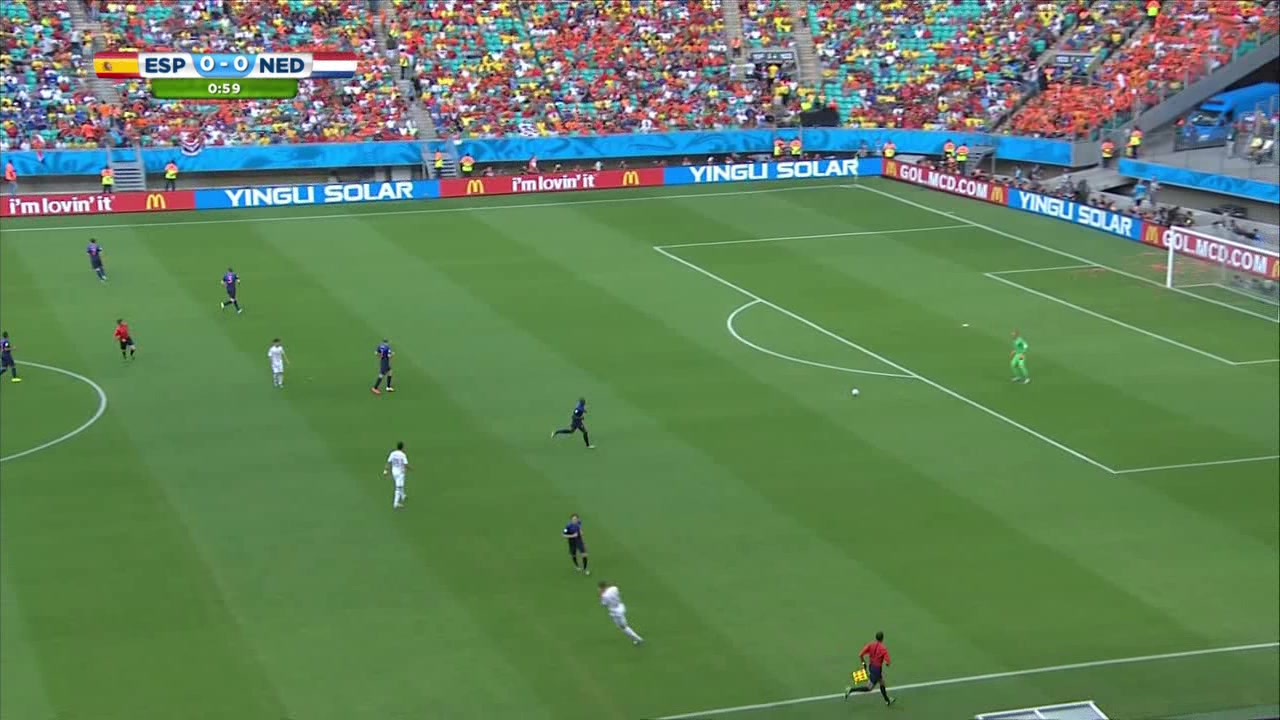
#> input picture PRACTICAFINAL/Material_Futbol/99.jpg, 1280 x 720 px
$ python players3.py
#> lines starting #> are read from the running program, lines starting #| are printed output that depends on the picture; after the words box and inside, x2 and y2 are one past the last pixel; in counts of white or black regions, pixels touching at a corner belong together
#> further down, inImage is the input picture: shape (720, 1280, 3); mean B, G, R 91.4, 129.4, 99.1
### PRACTICAFINAL/campo2.py
# José Manue Amestoy Lopez manuel.amestoy@udc.es
import cv2 as cv
import numpy as np

def campo(imagen):
    inImage = imagen.copy()

    # Convertir imagen al espacio de color HSV
    hsvImage = cv.cvtColor(inImage, cv.COLOR_BGR2HSV)
#> hsvImage: shape (720, 1280, 3); mean H, S, V 66.2, 109.7, 139.6

    # Definir el rango de color para el césped verde
    lower_region = np.array([25, 40, 40])
    upper_region = np.array([70, 255, 255])

    # Crear una máscara para identificar el césped
    mask = cv.inRange(hsvImage, lower_region, upper_region)
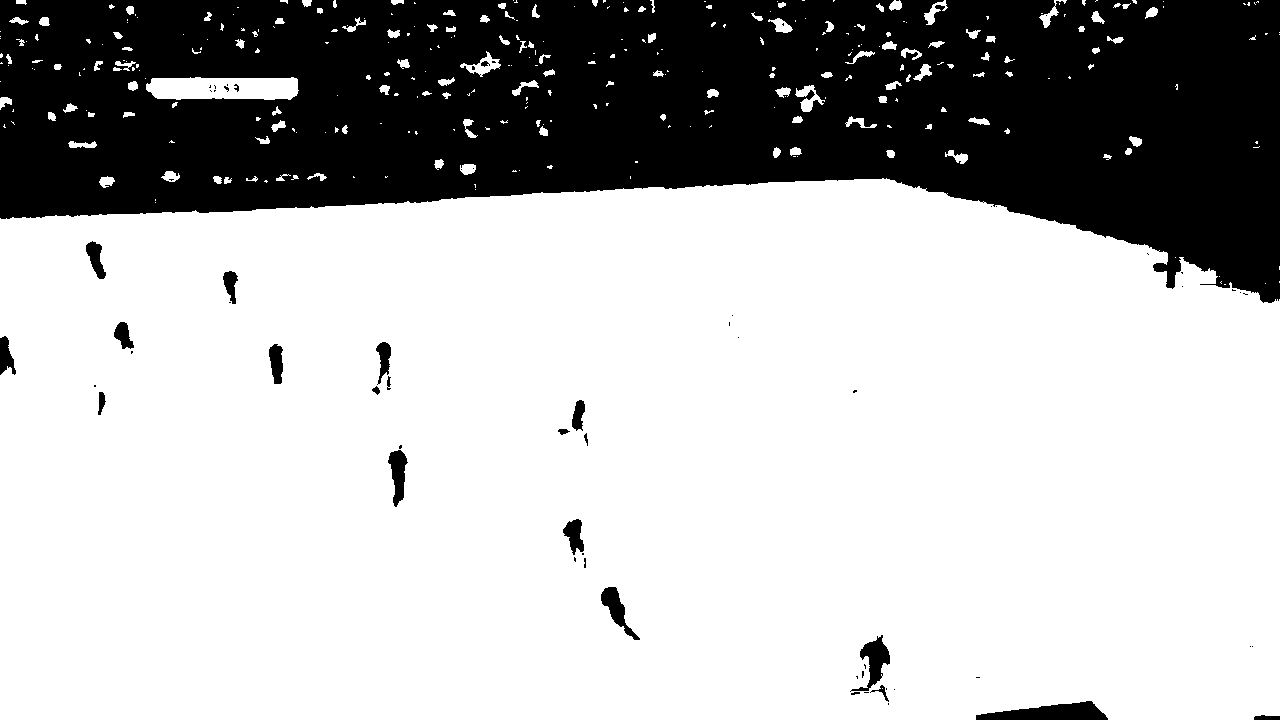
#> mask: shape (720, 1280); 71.4% white; 67 black regions (45 under 20 px), largest, box (x1, y1, x2, y2) and area: (0, 0, 1280, 303) 256584, (976, 701, 1108, 720) 1573, (850, 635, 890, 692) 847

    # Operación de cierre para eliminar ruido y huecos en la máscara
    kernel = cv.getStructuringElement(cv.MORPH_ELLIPSE, (11, 11))
    closing = cv.morphologyEx(mask, cv.MORPH_CLOSE, kernel)
#> closing: shape (720, 1280); 72% white; 12 black regions

    # Detectar contornos en la máscara
    contours, _ = cv.findContours(closing, cv.RETR_EXTERNAL, cv.CHAIN_APPROX_SIMPLE)
#> contours = 206 contours, 112 with area under 20; largest, box (x1, y1, x2, y2) and area: (0, 178, 1280, 720) 649411, (128, 77, 299, 133) 3341, (878, 32, 932, 103) 639, (775, 85, 826, 123) 619, (460, 51, 505, 77) 419

    # Si se encuentran contornos, seleccionar el más grande
    if contours:
        largest_contour = max(contours, key=cv.contourArea)
#> largest_contour = contour of 560 points, box (x1, y1, x2, y2) (0, 178, 1280, 720), area 649411
        epsilon = 0.015 * cv.arcLength(largest_contour, True)
#> epsilon = 55.78
        approx = cv.approxPolyDP(largest_contour, epsilon, True)
#> approx = [[1279, 299], [886, 178], [0, 218], [0, 719], [1279, 719]]

        # Dibujar el polígono aproximado en una máscara en blanco
        blank = np.zeros(inImage.shape[:2], dtype='uint8')
        cv.drawContours(blank, [approx], -1, 255, thickness=cv.FILLED)
#> blank: shape (720, 1280); 70.8% white; 1 black region, box (x1, y1, x2, y2) and area: (0, 0, 1280, 299) 269417

        # Combinar con la imagen original para obtener solo el área del campo
        resultado = cv.bitwise_and(inImage, inImage, mask=blank)
        return resultado, closing

    # Devolver la imagen original si no se detecta césped
    return inImage


# [10 lines left out: function run_campo, not called in this run]

# [12 lines that do not run on import are left out]

### PRACTICAFINAL/perspectiva2.py
import cv2 as cv
import numpy as np
from campo2 import campo

# [24 lines left out: functions is_collision, line_to_rect, longitud_linea, not called in this run]

def lines_cross(line1, line2):
    # Determina si dos líneas se cruzan
    def orientation(p, q, r):
        val = (q[1] - p[1]) * (r[0] - q[0]) - (q[0] - p[0]) * (r[1] - q[1])
        if val == 0: return 0  # Colineal
        return 1 if val > 0 else 2  # Sentido horario o antihorario

    p1, q1 = (line1[0], line1[1]), (line1[2], line1[3])
    p2, q2 = (line2[0], line2[1]), (line2[2], line2[3])

    # Encontrar las cuatro orientaciones necesarias para el caso general y especial
    o1 = orientation(p1, q1, p2)
    o2 = orientation(p1, q1, q2)
    o3 = orientation(p2, q2, p1)
    o4 = orientation(p2, q2, q1)

    # Caso general
    if o1 != o2 and o3 != o4:
        return True

    return False

def is_line_collision(line1, line2, line_thickness=10):
    # Determina si hay colisión entre dos líneas
    if lines_cross(line1, line2):
        return True

    dist = line_distance(line1, line2)
    return dist < line_thickness

def line_distance(line1, line2):
    # Calcula la distancia mínima entre dos líneas
    x1, y1, x2, y2 = line1
    x3, y3, x4, y4 = line2

    # Línea 1 representada como p1 + t * d1
    p1 = np.array([x1, y1])
    p2 = np.array([x2, y2])
    d1 = p2 - p1

    # Línea 2 representada como p3 + u * d2
    p3 = np.array([x3, y3])
    p4 = np.array([x4, y4])
    d2 = p4 - p3

    denom = np.cross(d1, d2)
    if denom != 0:
        t = np.cross(p3 - p1, d2) / denom
        u = np.cross(p1 - p3, d1) / denom
        if 0 <= t <= 1 and 0 <= u <= 1:
            return 0  # Las líneas se cruzan

    # Calcular la distancia del punto a la línea si las líneas no se cruzan
    distances = []
    distances.append(np.abs(np.cross(d1, p1 - p3)) / np.linalg.norm(d1))
    distances.append(np.abs(np.cross(d1, p1 - p4)) / np.linalg.norm(d1))
    distances.append(np.abs(np.cross(d2, p3 - p1)) / np.linalg.norm(d2))
    distances.append(np.abs(np.cross(d2, p3 - p2)) / np.linalg.norm(d2))

    return min(distances)

def detectar_lineas_siega(inImage, mask):
    campo_image = inImage.copy()
    height, width = campo_image.shape[:2]
    border_limit = 1  # Definimos un límite para considerar un borde

    kernel = cv.getStructuringElement(cv.MORPH_ELLIPSE, (11, 11))
    mask_refined = cv.morphologyEx(mask, cv.MORPH_ERODE, kernel)
#> mask_refined: shape (720, 1280); 69.3% white; 12 black regions, largest, box (x1, y1, x2, y2) and area: (0, 0, 1280, 308) 273409, (971, 696, 1112, 720) 2317, (858, 635, 895, 687) 1305
    gray_image = cv.cvtColor(campo_image, cv.COLOR_BGR2GRAY)
    blurred = cv.GaussianBlur(gray_image, (21, 21), 0)
    equalized = cv.equalizeHist(blurred)
    sobelx = cv.Sobel(equalized, cv.CV_64F, 1, 0, ksize=7)
    sobelx_neg = -sobelx
    _, thresholded_pos = cv.threshold(np.abs(sobelx), 200, 255, cv.THRESH_BINARY)
#> thresholded_pos: shape (720, 1280) float64; 47% white; 512 white regions (175 under 20 px), largest, box (x1, y1, x2, y2) and area: (1, 169, 1279, 720) 386385, (1, 515, 156, 720) 9923, (58, 583, 132, 644) 1968
    _, thresholded_neg = cv.threshold(np.abs(sobelx_neg), 200, 255, cv.THRESH_BINARY)
    thresholded_combined = cv.bitwise_or(thresholded_pos, thresholded_neg, mask=mask_refined)
#> thresholded_combined: shape (720, 1280) float64; 45.3% white; 456 white regions (125 under 20 px), largest, box (x1, y1, x2, y2) and area: (1, 183, 1279, 720) 370921, (1, 515, 156, 720) 9923, (58, 583, 132, 644) 1968
    thresholded_combined = cv.bitwise_and(thresholded_combined, thresholded_combined, mask=mask_refined)
    kernel = cv.getStructuringElement(cv.MORPH_ELLIPSE, (13,13))
    closing = cv.morphologyEx(thresholded_combined, cv.MORPH_ERODE, kernel)
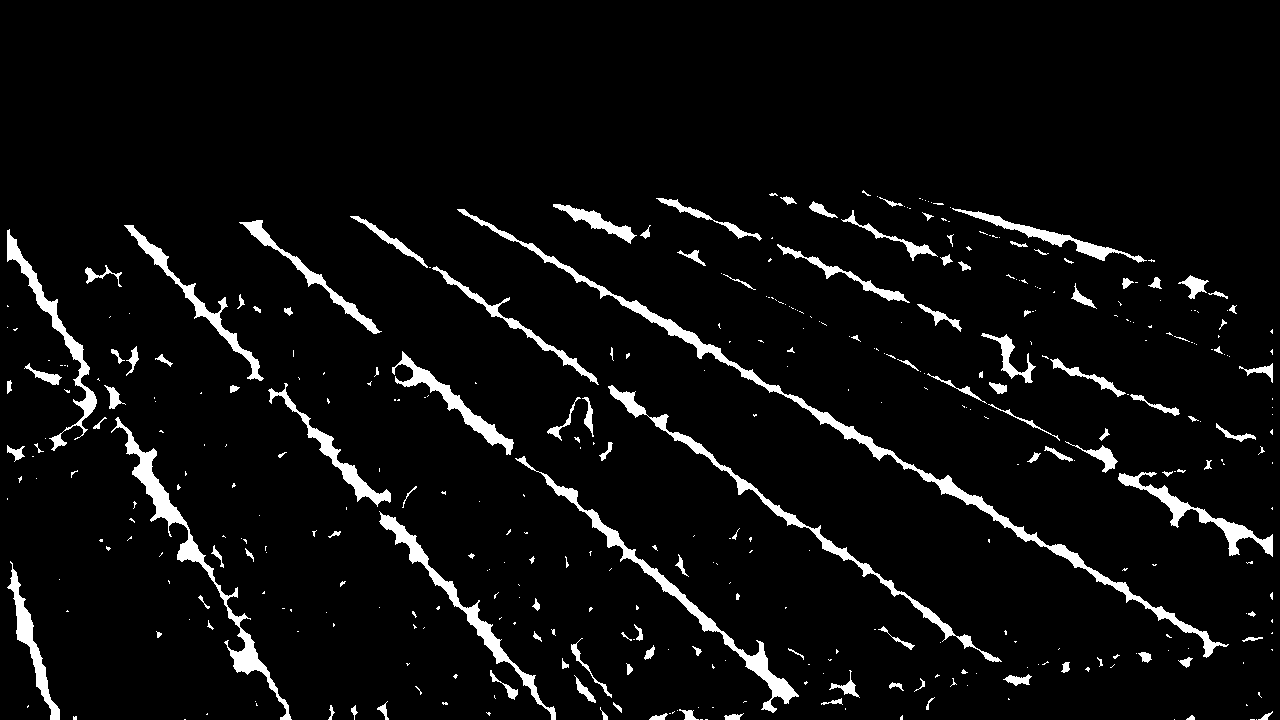
#> closing: shape (720, 1280) float64; 5.3% white; 408 white regions (277 under 20 px), largest, box (x1, y1, x2, y2) and area: (457, 209, 1229, 658) 6310, (111, 417, 292, 720) 3699, (515, 456, 799, 713) 3353
    lines = cv.HoughLinesP(closing.astype(np.uint8), 1, np.pi / 180, threshold=200, minLineLength=100, maxLineGap=200)
#> lines = 60 rows, first 6: [462, 209, 1218, 645], [459, 209, 1215, 645], [506, 232, 1224, 646], [371, 223, 1028, 683], [250, 222, 796, 696], [246, 222, 791, 696]

    drawn_lines = []  # Lista para mantener las líneas ya dibujadas
    if lines is not None:
        for line in lines:
            current_line = line[0]
            collision_found = False
            # Comprobamos que la línea no esté en el borde
            if (current_line[0] <= border_limit or current_line[2] >= width - border_limit or
                current_line[1] <= border_limit or current_line[3] >= height - border_limit):
                continue
            for existing_line in drawn_lines:
                if is_line_collision(current_line, existing_line, line_thickness=10):
                    collision_found = True
                    break
            if not collision_found:
                drawn_lines.append(current_line)
#> this loop made 60 passes
#> line on passes 13 to 20: [[396, 238, 1028, 681]], [[128, 225, 555, 716]], [[132, 225, 555, 712]], [[464, 209, 1218, 644]], [[152, 244, 553, 706]], [[7, 238, 288, 707]], [[127, 225, 555, 718]], [[7, 240, 288, 708]]

    for line in drawn_lines:
        x1, y1, x2, y2 = line
        cv.line(campo_image, (x1, y1), (x2, y2), (0, 255, 255), 3)
#> this loop made 8 passes
#> line on passes 1 to 8: [462, 209, 1218, 645], [371, 223, 1028, 683], [250, 222, 796, 696], [131, 225, 555, 713], [7, 238, 288, 707], [662, 198, 1262, 452], [593, 211, 1272, 542], [919, 198, 1154, 261]

    return campo_image

# [7 lines left out: function run_perspectiva, not called in this run]

# [12 lines that do not run on import are left out]

### PRACTICAFINAL/players3.py
import cv2
import numpy as np
from matplotlib import pyplot as plt
from campo2 import campo
from perspectiva2 import detectar_lineas_siega

def is_collision(rect1, rect2):
    # Verifica si hay colisión entre dos rectángulos
    # rect1 y rect2 son tuplas de la forma (x, y, w, h)
    x1, y1, w1, h1 = rect1
    x2, y2, w2, h2 = rect2

    # Verificar si algún lado de un rectángulo está más allá del lado correspondiente del otro
    if x1 > x2 + w2 or x2 > x1 + w1:
        return False
    if y1 > y2 + h2 or y2 > y1 + h1:
        return False
    return True

def remove_field_lines(image):
    # Detectar líneas con Hough
    lines = cv2.HoughLinesP(image, 1, np.pi / 180, threshold=100, minLineLength=100, maxLineGap=10)
    if lines is not None:
        for line in lines:
            x1, y1, x2, y2 = line[0]
            # Dibujar líneas en la imagen con el color del césped o un color neutro
            cv2.line(image, (x1, y1), (x2, y2), (0, 0, 0), 5)
#> this loop made 23 passes
#> line on passes 1 to 8: [[654, 246, 1120, 473]], [[654, 249, 1115, 473]], [[194, 221, 583, 201]], [[887, 178, 1158, 261]], [[1278, 645, 1278, 358]], [[872, 692, 1141, 659]], [[661, 245, 870, 231]], [[900, 201, 1220, 305]]
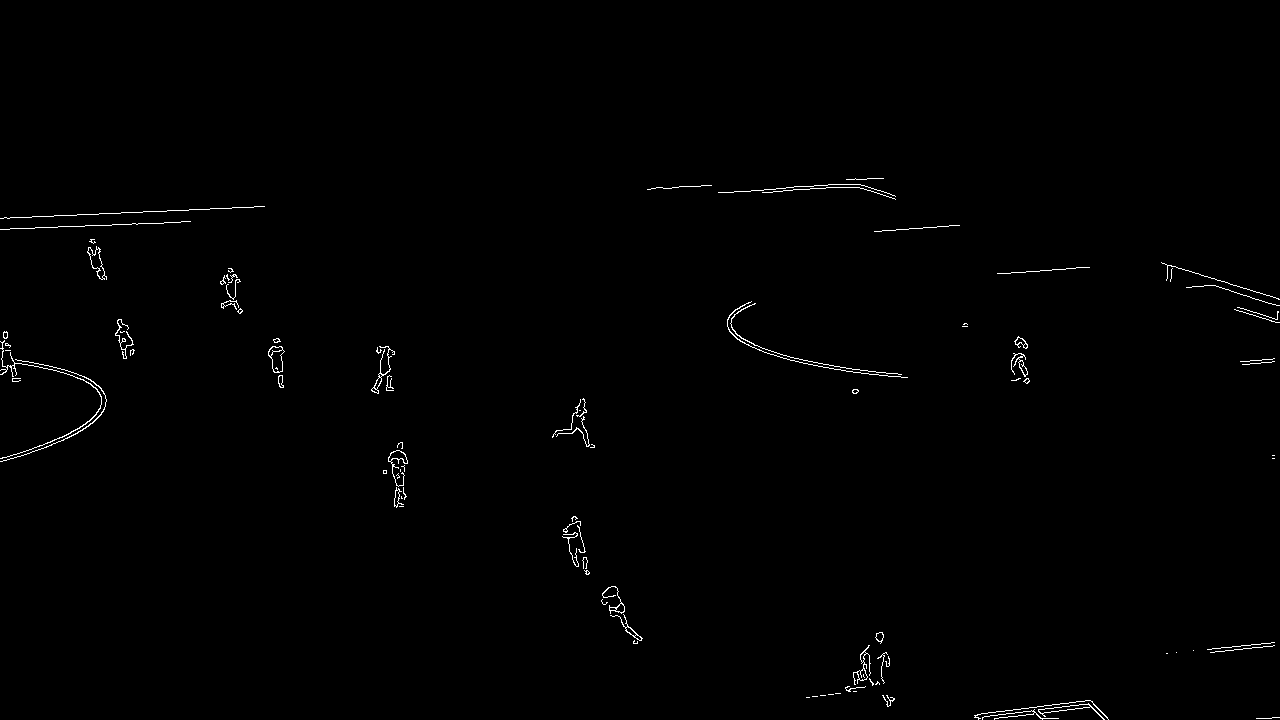
#> image: shape (720, 1280); 0.61% white in thin lines or dots, all inside (x1, y1, x2, y2) = (0, 178, 1280, 720)

    return image

def players(inImage, inImage2):
    image = inImage.copy()
    image2 = inImage2.copy()

    # Convert the image to grayscale
    gray_image = cv2.cvtColor(image, cv2.COLOR_BGR2GRAY)

    # Apply GaussianBlur
    blurred_image = cv2.GaussianBlur(gray_image, (5, 5), 0)

    # Apply edge detection
    edges = cv2.Canny(blurred_image, threshold1=50, threshold2=150)

    playerContours = remove_field_lines(edges)

    # Find contours
    contours, _ = cv2.findContours(playerContours.copy(), cv2.RETR_EXTERNAL, cv2.CHAIN_APPROX_SIMPLE)
    cv2.imshow('Player Contours', playerContours)

    # Draw the contours on the original image
    contoured_image = image.copy()

#    Lista para mantener los rectángulos ya dibujados
    drawn_rectangles = []

    for c in contours:
        x, y, w, h = cv2.boundingRect(c)
        # Detectar jugadores

        if h > w and w >= 5 and h > 5 and w < 100 and h < 100:

            if h < 2 * w:
                h = int(2 * w)  # Ajustar la altura para mantener la proporción

            # Ajustar el tamaño del rectángulo
            padding = 16
            new_x = max(x - padding, 0)
            new_y = max(y - padding, 0)
            new_w = min(w + 2 * padding, image.shape[1] - new_x)
            new_h = min(h + 2 * padding, image.shape[0] - new_y)

            # Crear un nuevo rectángulo candidato
            new_rect = (new_x, new_y, new_w, new_h)

            # Comprobar si el nuevo rectángulo colisiona con los rectángulos existentes
            collision = any(is_collision(new_rect, r) for r in drawn_rectangles)

            if not collision:
                # Si no hay colisión, dibujar el rectángulo y añadirlo a la lista
                cv2.rectangle(image2, (new_x, new_y), (new_x + new_w, new_y + new_h), (255, 0, 0), 2)
                drawn_rectangles.append(new_rect)
        else:
            # Comprobar si el rectángulo actual está dentro de algún rectángulo de jugador
            current_rect = (x, y, w, h)
            inside_another = any(is_collision(current_rect, r) for r in drawn_rectangles)

            if not inside_another and w < 8 and h < 7 and w > 3 and h > 3:
                # Si no está dentro de otro rectángulo, se considera para la detección
                cv2.rectangle(image2, (x, y), (x + w, y + h), (255, 0, 0), 1)
#> this loop made 98 passes
#> c on passes 5, 6, 8, 9, 10, 11, 16, 17: [[806, 697], [809, 697]], [[812, 696], [817, 696]], [[820, 695], [825, 695]], [[828, 694], [833, 694]], [[835, 693], [840, 693]], [[853, 691], [856, 691]], [[1166, 653], [1167, 653]], [[1176, 652]]
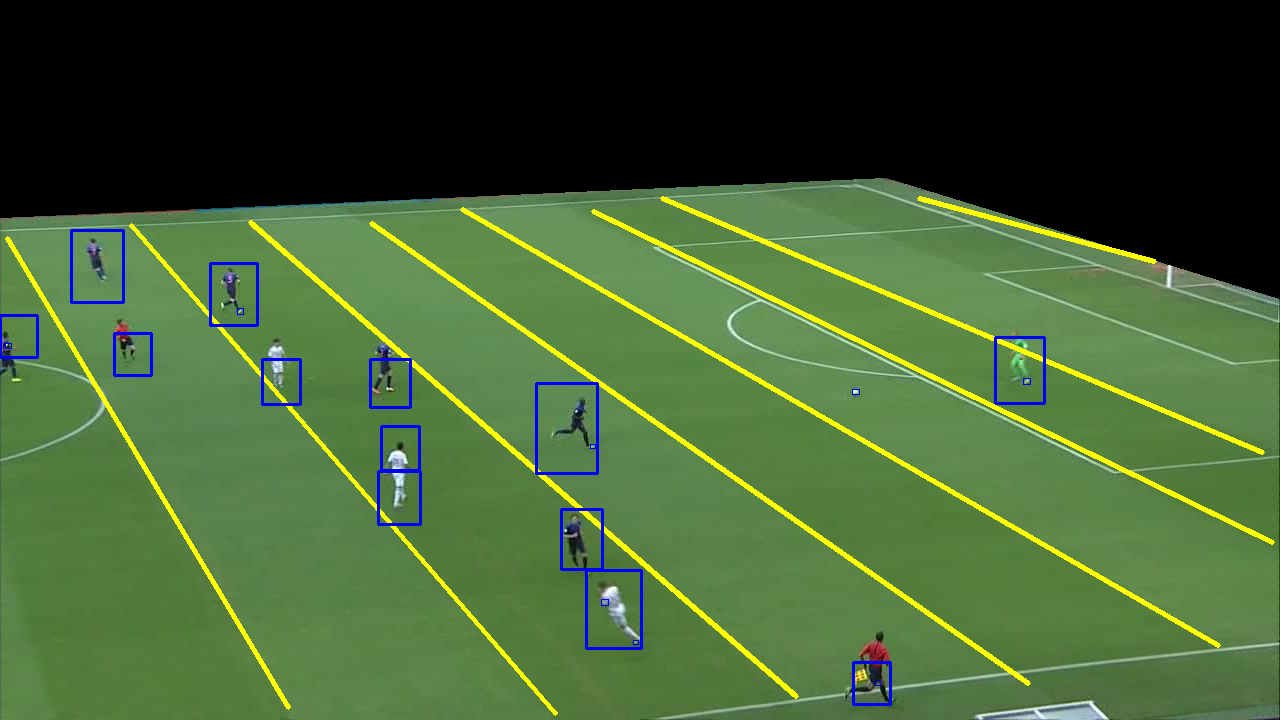
#> image2: shape (720, 1280, 3); mean B, G, R 50.9, 95.3, 67.6

    return image2

# [15 lines left out: function run_players, not called in this run]

if __name__ == "__main__":

    inImage = cv2.imread("Material_Futbol/99.jpg")

    imagen, mask = campo(inImage)

    imagen2 = detectar_lineas_siega(imagen, mask)

    resultado = players(imagen, imagen2)

    # Mostrar la imagen con las detecciones
    cv2.imshow("Original", inImage)
    cv2.imshow("Campo", imagen)
    cv2.imshow("lineassiega", imagen2)
    cv2.imshow('Player Detection', resultado)
    cv2.waitKey(0)
    cv2.destroyAllWindows()
